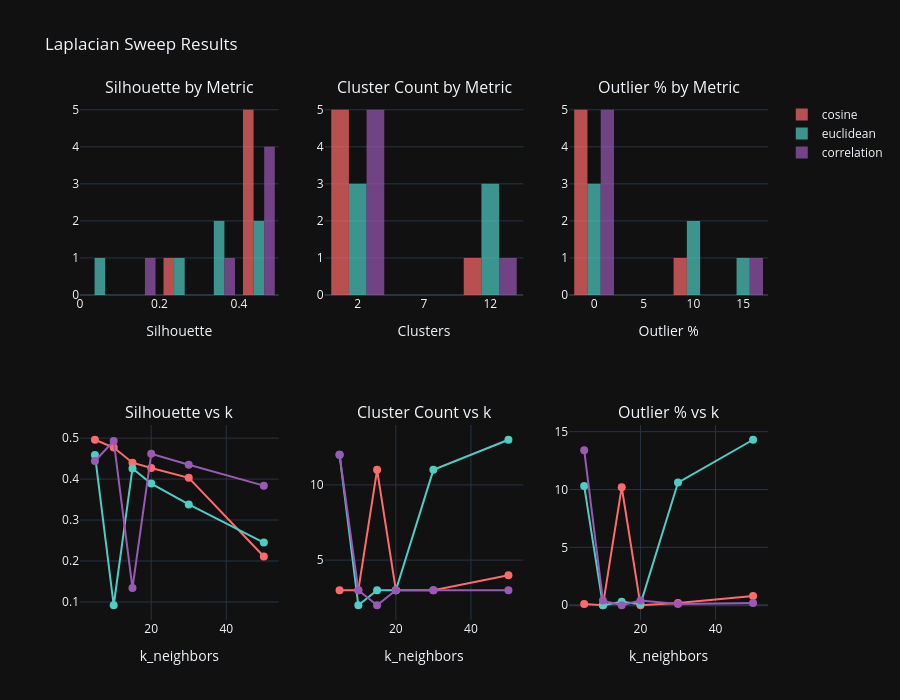

Notebook code for this chart:
### Code cell
try:
    lap_sweep_df
except NameError:
    print('No Laplacian sweep data — set RUN_LAPLACIAN_SWEEP = True')
else:
    import plotly.graph_objects as go
    from plotly.subplots import make_subplots

    _metrics = sorted(lap_sweep_df['metric'].unique())
    _mc = {'cosine': '#E74C3C', 'euclidean': '#3498DB', 'correlation': '#2ECC71'}

    fig = make_subplots(rows=2, cols=3, subplot_titles=(
        'Silhouette by Metric', 'Feature Retention by Metric', 'kNN Components by k',
        'Silhouette vs k (by metric)', 'Retention vs k (by metric)', 'Best Config per Metric'))

    for m in _metrics:
        s = lap_sweep_df[lap_sweep_df['metric'] == m]
        c = _mc.get(m, '#888')
        fig.add_trace(go.Histogram(x=s['silhouette'], name=m, marker_color=c, opacity=0.7), row=1, col=1)
        fig.add_trace(go.Histogram(x=s['feature_retention']*100, name=m, marker_color=c, opacity=0.7,
                                   showlegend=False), row=1, col=2)
        fig.add_trace(go.Scatter(x=s['k'], y=s['knn_components'], mode='markers+lines',
                                 name=m, marker=dict(size=8, color=c), showlegend=False), row=1, col=3)
        by_k = s.groupby('k').agg(sil=('silhouette', 'mean')).reset_index()
        fig.add_trace(go.Scatter(x=by_k['k'], y=by_k['sil'], mode='markers+lines',
                                 name=m, marker=dict(size=8, color=c), showlegend=False), row=2, col=1)
        by_k2 = s.groupby('k').agg(ret=('feature_retention', 'mean')).reset_index()
        fig.add_trace(go.Scatter(x=by_k2['k'], y=by_k2['ret']*100, mode='markers+lines',
                                 name=m, marker=dict(size=8, color=c), showlegend=False), row=2, col=2)

    best = lap_sweep_df.loc[lap_sweep_df.groupby('metric')['silhouette'].idxmax()]
    fig.add_trace(go.Bar(x=best['metric'], y=best['silhouette'],
                         marker_color=[_mc.get(m, '#888') for m in best['metric']],
                         text=[f'k={r.k}' for _, r in best.iterrows()],
                         textposition='auto', showlegend=False), row=2, col=3)

    fig.update_xaxes(title_text='Silhouette', row=1, col=1)
    fig.update_xaxes(title_text='Retention %', row=1, col=2)
    fig.update_xaxes(title_text='k', row=1, col=3)
    fig.update_yaxes(title_text='Components', row=1, col=3)
    fig.update_xaxes(title_text='k', row=2, col=1)
    fig.update_yaxes(title_text='Avg Silhouette', row=2, col=1)
    fig.update_xaxes(title_text='k', row=2, col=2)
    fig.update_yaxes(title_text='Avg Retention %', row=2, col=2)
    fig.update_yaxes(title_text='Best Silhouette', row=2, col=3)
    fig.update_layout(height=700, template='plotly_dark', title_text='Laplacian Sweep — Metric Comparison')
    fig.show()

### Figure 1 — Plotly figure (JSON) as saved in the notebook; plotly's stock layout.template omitted (floating-point values rounded to 4 significant figures)
{"data": [{"marker": {"color": "#FF6B6B"}, "name": "cosine", "opacity": 0.7, "type": "histogram", "x": [0.496, 0.477, 0.44, 0.427, 0.403, 0.211], "xaxis": "x", "yaxis": "y"}, {"marker": {"color": "#FF6B6B"}, "name": "cosine", "opacity": 0.7, "showlegend": false, "type": "histogram", "x": [3, 3, 11, 3, 3, 4], "xaxis": "x2", "yaxis": "y2"}, {"marker": {"color": "#FF6B6B"}, "name": "cosine", "opacity": 0.7, "showlegend": false, "type": "histogram", "x": [0.1, 0.0, 10.2, 0.0, 0.2, 0.8], "xaxis": "x3", "yaxis": "y3"}, {"marker": {"color": "#FF6B6B", "size": 8}, "mode": "markers+lines", "name": "cosine", "showlegend": false, "type": "scatter", "x": [5, 10, 15, 20, 30, 50], "xaxis": "x4", "y": [0.496, 0.477, 0.44, 0.427, 0.403, 0.211], "yaxis": "y4"}, {"marker": {"color": "#FF6B6B", "size": 8}, "mode": "markers+lines", "name": "cosine", "showlegend": false, "type": "scatter", "x": [5, 10, 15, 20, 30, 50], "xaxis": "x5", "y": [3, 3, 11, 3, 3, 4], "yaxis": "y5"}, {"marker": {"color": "#FF6B6B", "size": 8}, "mode": "markers+lines", "name": "cosine", "showlegend": false, "type": "scatter", "x": [5, 10, 15, 20, 30, 50], "xaxis": "x6", "y": [0.1, 0.0, 10.2, 0.0, 0.2, 0.8], "yaxis": "y6"}, {"marker": {"color": "#4ECDC4"}, "name": "euclidean", "opacity": 0.7, "type": "histogram", "x": [0.459, 0.092, 0.426, 0.389, 0.338, 0.245], "xaxis": "x", "yaxis": "y"}, {"marker": {"color": "#4ECDC4"}, "name": "euclidean", "opacity": 0.7, "showlegend": false, "type": "histogram", "x": [12, 2, 3, 3, 11, 13], "xaxis": "x2", "yaxis": "y2"}, {"marker": {"color": "#4ECDC4"}, "name": "euclidean", "opacity": 0.7, "showlegend": false, "type": "histogram", "x": [10.3, 0.0, 0.3, 0.1, 10.6, 14.3], "xaxis": "x3", "yaxis": "y3"}, {"marker": {"color": "#4ECDC4", "size": 8}, "mode": "markers+lines", "name": "euclidean", "showlegend": false, "type": "scatter", "x": [5, 10, 15, 20, 30, 50], "xaxis": "x4", "y": [0.459, 0.092, 0.426, 0.389, 0.338, 0.245], "yaxis": "y4"}, {"marker": {"color": "#4ECDC4", "size": 8}, "mode": "markers+lines", "name": "euclidean", "showlegend": false, "type": "scatter", "x": [5, 10, 15, 20, 30, 50], "xaxis": "x5", "y": [12, 2, 3, 3, 11, 13], "yaxis": "y5"}, {"marker": {"color": "#4ECDC4", "size": 8}, "mode": "markers+lines", "name": "euclidean", "showlegend": false, "type": "scatter", "x": [5, 10, 15, 20, 30, 50], "xaxis": "x6", "y": [10.3, 0.0, 0.3, 0.1, 10.6, 14.3], "yaxis": "y6"}, {"marker": {"color": "#9B59B6"}, "name": "correlation", "opacity": 0.7, "type": "histogram", "x": [0.444, 0.493, 0.134, 0.462, 0.435, 0.384], "xaxis": "x", "yaxis": "y"}, {"marker": {"color": "#9B59B6"}, "name": "correlation", "opacity": 0.7, "showlegend": false, "type": "histogram", "x": [12, 3, 2, 3, 3, 3], "xaxis": "x2", "yaxis": "y2"}, {"marker": {"color": "#9B59B6"}, "name": "correlation", "opacity": 0.7, "showlegend": false, "type": "histogram", "x": [13.4, 0.4, 0.0, 0.4, 0.1, 0.2], "xaxis": "x3", "yaxis": "y3"}, {"marker": {"color": "#9B59B6", "size": 8}, "mode": "markers+lines", "name": "correlation", "showlegend": false, "type": "scatter", "x": [5, 10, 15, 20, 30, 50], "xaxis": "x4", "y": [0.444, 0.493, 0.134, 0.462, 0.435, 0.384], "yaxis": "y4"}, {"marker": {"color": "#9B59B6", "size": 8}, "mode": "markers+lines", "name": "correlation", "showlegend": false, "type": "scatter", "x": [5, 10, 15, 20, 30, 50], "xaxis": "x5", "y": [12, 3, 2, 3, 3, 3], "yaxis": "y5"}, {"marker": {"color": "#9B59B6", "size": 8}, "mode": "markers+lines", "name": "correlation", "showlegend": false, "type": "scatter", "x": [5, 10, 15, 20, 30, 50], "xaxis": "x6", "y": [13.4, 0.4, 0.0, 0.4, 0.1, 0.2], "yaxis": "y6"}], "layout": {"annotations": [{"font": {"size": 16}, "showarrow": false, "text": "Silhouette by Metric", "x": 0.1444, "xanchor": "center", "xref": "paper", "y": 1, "yanchor": "bottom", "yref": "paper"}, {"font": {"size": 16}, "showarrow": false, "text": "Cluster Count by Metric", "x": 0.5, "xanchor": "center", "xref": "paper", "y": 1, "yanchor": "bottom", "yref": "paper"}, {"font": {"size": 16}, "showarrow": false, "text": "Outlier % by Metric", "x": 0.8556, "xanchor": "center", "xref": "paper", "y": 1, "yanchor": "bottom", "yref": "paper"}, {"font": {"size": 16}, "showarrow": false, "text": "Silhouette vs k", "x": 0.1444, "xanchor": "center", "xref": "paper", "y": 0.375, "yanchor": "bottom", "yref": "paper"}, {"font": {"size": 16}, "showarrow": false, "text": "Cluster Count vs k", "x": 0.5, "xanchor": "center", "xref": "paper", "y": 0.375, "yanchor": "bottom", "yref": "paper"}, {"font": {"size": 16}, "showarrow": false, "text": "Outlier % vs k", "x": 0.8556, "xanchor": "center", "xref": "paper", "y": 0.375, "yanchor": "bottom", "yref": "paper"}], "height": 700, "title": {"text": "Laplacian Sweep Results"}, "xaxis": {"anchor": "y", "domain": [0, 0.2889], "title": {"text": "Silhouette"}}, "xaxis2": {"anchor": "y2", "domain": [0.3556, 0.6444], "title": {"text": "Clusters"}}, "xaxis3": {"anchor": "y3", "domain": [0.7111, 1], "title": {"text": "Outlier %"}}, "xaxis4": {"anchor": "y4", "domain": [0, 0.2889], "title": {"text": "k_neighbors"}}, "xaxis5": {"anchor": "y5", "domain": [0.3556, 0.6444], "title": {"text": "k_neighbors"}}, "xaxis6": {"anchor": "y6", "domain": [0.7111, 1], "title": {"text": "k_neighbors"}}, "yaxis": {"anchor": "x", "domain": [0.625, 1]}, "yaxis2": {"anchor": "x2", "domain": [0.625, 1]}, "yaxis3": {"anchor": "x3", "domain": [0.625, 1]}, "yaxis4": {"anchor": "x4", "domain": [0, 0.375]}, "yaxis5": {"anchor": "x5", "domain": [0, 0.375]}, "yaxis6": {"anchor": "x6", "domain": [0, 0.375]}}}
